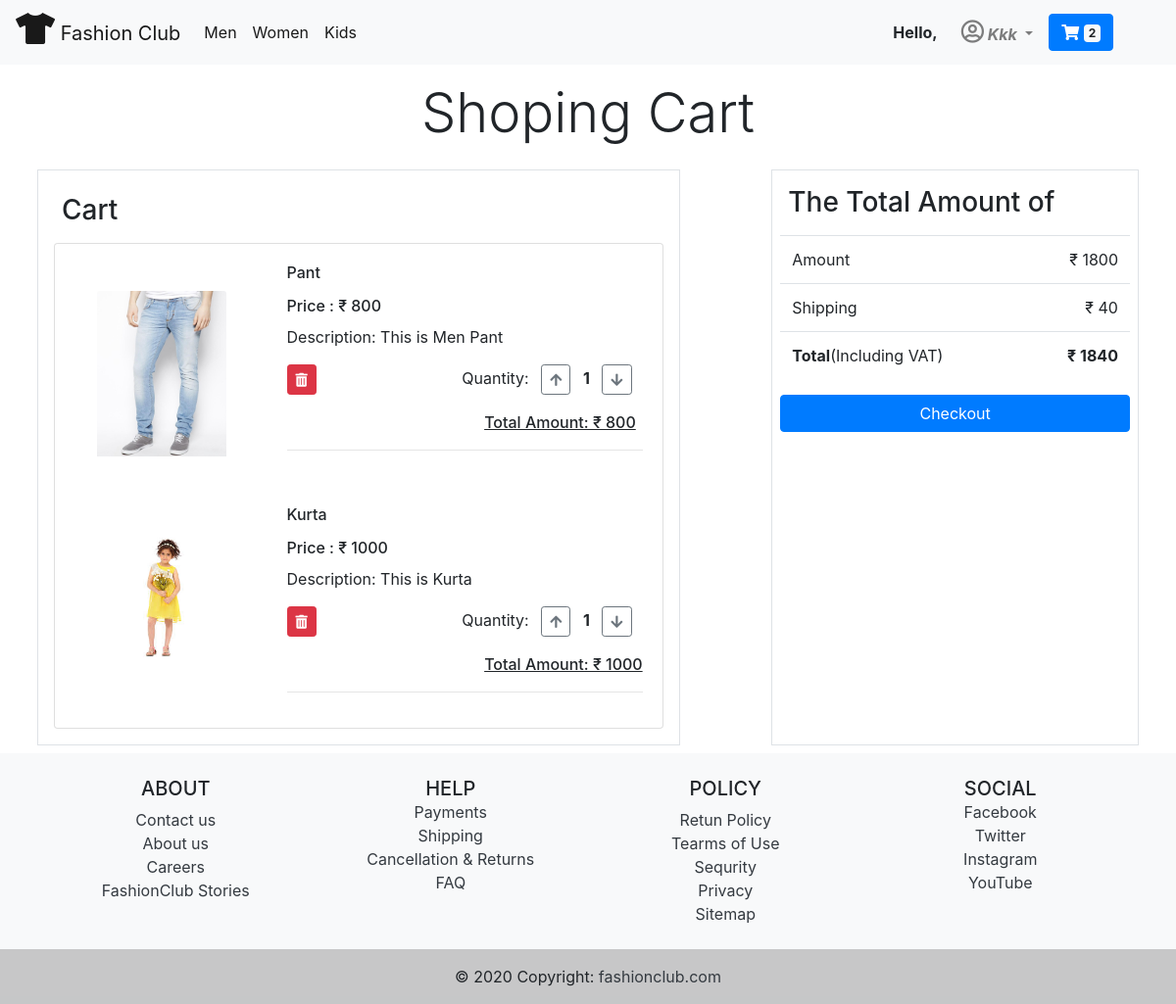
The page /showcart/ (signed in) on the database its author committed.
### myapp/models.py (models this page shows, shortened)
class CategoryModel(models.Model):
    name = models.CharField(max_length=100)
    image = image= models.ImageField(upload_to='photo/category/')
    objects = models.Manager()

class Cart(models.Model):
    user = models.ForeignKey(User,on_delete=models.CASCADE)
    product= models.ForeignKey(ProductModel,on_delete=models.CASCADE)
    quantity = models.IntegerField(default=1)
    @property
    def product_total(self):
        return (self.quantity)*(self.product.price)

class ProductModel(models.Model):
    category = models.ForeignKey(CategoryModel,on_delete=models.CASCADE)
    image= models.ImageField(upload_to='photo/')
    name = models.CharField(max_length=100)
    price = models.IntegerField()
    description = models.TextField()
    objects = models.Manager()

### myapp/views.py (the view, shortened to what this page needs)
# urls.py: path('showcart/',ShowCart,name='showcart'),
def ShowCart(request):
    usr = request.user
    product_data = Cart.objects.filter(user=usr)
    cart_count = Cart.objects.filter(user=usr).count()
    categories = CategoryModel.objects.all()
    amount = 0
    shipping_amt = 40
    final_amt = 0
    data = Cart.objects.filter(user=usr)
    for i in data:
        prod_amt = ((i.product.price)*(i.quantity))
        amount += prod_amt
        final_amt = amount+shipping_amt
        context = {'product_data': product_data, 'cart_count': cart_count,
                   'prod_amt': prod_amt, 'amount': amount, 'final_amt': final_amt,
                   'shipping_amt': shipping_amt,'categories':categories}
    return render(request, 'cart.html', context)

### myapp/templates/cart.html (shortened to what this page needs)
{% extends 'base.html' %}
{% load static %}
{% block body %}
<div class="container">
  <div class="row mt-3 ">
    <div class="display-4 mx-auto">Shoping Cart</div>
  </div>
  <div class="row mt-3 p-2 ">
    <div class="col-7 border p-3 ">
      <div class="h3 p-2">Cart</div>
      <div class="card" ">
        {% for i in product_data %}
        <div class=" row">
        <div class="col-3">
          <img src="{{i.product.image.url}}" class="card-img-top mt-5 ml-3 " alt="...">
        </div>
        <div class="col-8">
          <div class="card-body">
            <h6 class="card-title">{{i.product.name}}</h6>
            <span class="h6"> Price : ₹ {{i.product.price}}</span>
            <p class="card-text">Description: {{i.product.description}}</p>
            <a href="{% url 'removeItem' i.id %}" data-toggle="tooltip" data-placement="top" title="Remove item"
              class="btn btn-sm btn-danger"><i class="fas fa-trash-alt"></i></a>
            <span style="margin-left: 9rem;">
              Quantity:
              <a href="{% url 'plusequntity' i.product.id %}" class="btn btn-sm btn-outline-secondary ml-2"
                type="submit">
                <i class="fas fa-arrow-up"></i>
              </a>
              <span class=" ml-2"><strong>{{i.quantity}}</strong></span>
              <a href="{% url 'minusquantity' i.product.id %}" class="btn btn-sm btn-outline-secondary ml-2"
                type="submit">
                <i class="fas fa-arrow-down"></i>
              </a>
            </span>
            <p style="margin-left: 12.6rem; margin-top: 1rem;"><span class="h6"><u>Total Amount: ₹
                  {{i.product_total}}</u></span> </p>
            <hr>
          </div>
        </div>
      </div>
      {% endfor %}
    </div>
  </div>
  <div class="col-1"></div>
  {% if amount == 0 and final_amt == 0 %}
  <div class="col-4 p-2 border">
    <div class="h3 p-2">Shop Now With Us </div>
    <table class="table table-hover">
      <tbody>
        <tr>
          <td class="text-right">
            <a class="btn btn-block btn-warning" href="{% url 'shop' %}">Shop Now</a>
          </td>
        </tr>
      </tbody>
    </table>
  </div>
  {% else %}
  <div class="col-4 p-2 border">
    <div class="h3 p-2">The Total Amount of </div>
    <table class="table table-hover">
      <tbody>
        <tr>
          <td>Amount</td>
          <td class="text-right">₹ {{amount}}</td>
        </tr>
        <tr>
          <td>Shipping</td>
          <td class="text-right">₹ {{shipping_amt}}</td>
        </tr>
        <tr>
          <td><strong>Total</strong>(Including VAT)</td>
          <td class="text-right"><strong>₹ {{final_amt}}</strong></td>
        </tr>
      </tbody>
    </table>
    <a class="btn btn-block btn-primary" href="{% url 'checkout' %}">Checkout</a>
  </div>
  {% endif %}
</div>
</div>
{% endblock body %}

### myapp/templates/base.html (shortened to what this page needs)
{% load static %}
<!doctype html>
<html lang="en">
<head>
  <link rel="stylesheet" href="https://cdn.jsdelivr.net/npm/bootstrap@4.5.3/dist/css/bootstrap.min.css"
>
  <link rel="stylesheet" href="https://cdnjs.cloudflare.com/ajax/libs/font-awesome/5.15.2/css/all.min.css">
  <link rel="stylesheet" href="{% static 'css/owl.carousel.min.css' %}">
  <link rel="stylesheet" href="{% static 'css/style.css' %}">
</head>
<body>
  {% if user.is_authenticated %}
  <nav class="navbar navbar-expand-lg navbar-light bg-light">
    <a class="navbar-brand" href="{% url 'shop' %}"><i class="fas fa-tshirt h2"></i> Fashion Club</a>
    <div class="collapse navbar-collapse" id="navbarSupportedContent">
      <ul class="navbar-nav mr-auto">
        {% for category in categories %}
        <li class="nav-item active">
          <a class="nav-link" href="/allproducts/?{{category.id}}">{{category.name}}</a>
        </li>
        {% endfor %}
      </ul>
      <strong class="mr-3">Hello, </strong>
      <div class="form-inline my-2 my-lg-0 navbar-nav mr-5">
        <li class="nav-item dropdown mr-2">
          <a class="nav-link dropdown-toggle" href="#" id="navbarDropdown" role="button" data-toggle="dropdown"
            aria-haspopup="true" aria-expanded="false">
            <strong><i><i style="font-size: 1.5rem;" class="far fa-user-circle"></i>
                {{request.user|capfirst}}</i></strong>
          </a>
        </li>
        <a href="{% url 'showcart' %}" class="btn btn-primary">
          <i class="fas fa-shopping-cart "></i> <span class="badge badge-light">{{cart_count}}</span>
        </a>
      </div>
    </div>
  </nav>
  {% endif %}
  {% block body %}
  {% endblock body %}
  {% if user.is_authenticated %}
  <footer class="bg-light text-center text-lg-start">
    <div class="container p-4">
      <div class="row">
        <div class="col-lg-3 col-md-6 mb-4 mb-md-0">
          <h5 class="text-uppercase">ABOUT</h5>
          <ul class="list-unstyled mb-0">
            <li>
              <a href="#!" class="text-dark">Contact us</a>
            </li>
            <li>
              <a href="#!" class="text-dark">About us</a>
            </li>
            <li>
              <a href="#!" class="text-dark">Careers</a>
            </li>
            <li>
              <a href="#!" class="text-dark">FashionClub Stories</a>
            </li>
          </ul>
        </div>
        <div class="col-lg-3 col-md-6 mb-4 mb-md-0">
          <h5 class="text-uppercase mb-0">HELP</h5>
          <ul class="list-unstyled">
            <li>
              <a href="#!" class="text-dark">Payments</a>
            </li>
            <li>
              <a href="#!" class="text-dark">Shipping</a>
            </li>
            <li>
              <a href="#!" class="text-dark">Cancellation & Returns</a>
            </li>
            <li>
              <a href="#!" class="text-dark">FAQ</a>
            </li>
          </ul>
        </div>
        <div class="col-lg-3 col-md-6 mb-4 mb-md-0">
          <h5 class="text-uppercase">POLICY</h5>
          <ul class="list-unstyled mb-0">
            <li>
              <a href="#!" class="text-dark">Retun Policy</a>
            </li>
            <li>
              <a href="#!" class="text-dark">Tearms of Use</a>
            </li>
            <li>
              <a href="#!" class="text-dark">Sequrity</a>
            </li>
            <li>
              <a href="#!" class="text-dark">Privacy</a>
            </li>
            <li>
              <a href="#!" class="text-dark">Sitemap</a>
            </li>
          </ul>
        </div>
        <div class="col-lg-3 col-md-6 mb-4 mb-md-0">
          <h5 class="text-uppercase mb-0">SOCIAL</h5>
          <ul class="list-unstyled">
            <li>
              <a href="#!" class="text-dark">Facebook</a>
            </li>
            <li>
              <a href="#!" class="text-dark">Twitter</a>
            </li>
            <li>
              <a href="#!" class="text-dark">Instagram</a>
            </li>
            <li>
              <a href="#!" class="text-dark">YouTube</a>
            </li>
          </ul>
        </div>
      </div>
    </div>
    <div class="text-center p-3" style="background-color: rgba(0, 0, 0, 0.2);">
      © 2020 Copyright:
      <a class="text-dark" href="https://mdbootstrap.com/">fashionclub.com</a>
    </div>
  </footer>
  {% endif %}
</body>
</html>

### rows shown on the page
CategoryModel: name "Men"
CategoryModel: name "Women"
CategoryModel: name "Kids"
Cart: product.image (picture), product.name "Pant", product.price "800", product.description "This is Men Pant", quantity "1", product_total "800"
Cart: product.image (picture), product.name "Kurta", product.price "1000", product.description "This is Kurta", quantity "1", product_total "1000"

### other values the page prints
{{ request.user|capfirst }} "Kkk"
{{ cart_count }} "2"
{{ amount }} "1800"
{{ shipping_amt }} "40"
{{ final_amt }} "1840"
